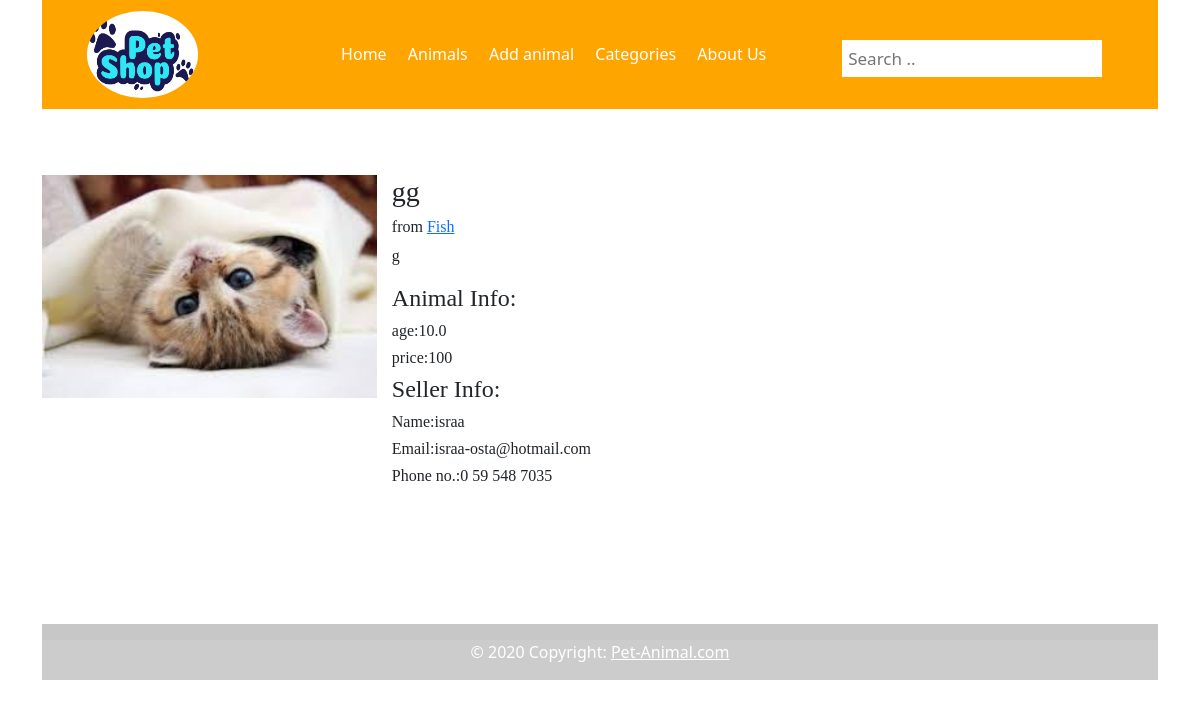
The page /showAnimalInfo/10 (signed in) on the database as committed earlier.
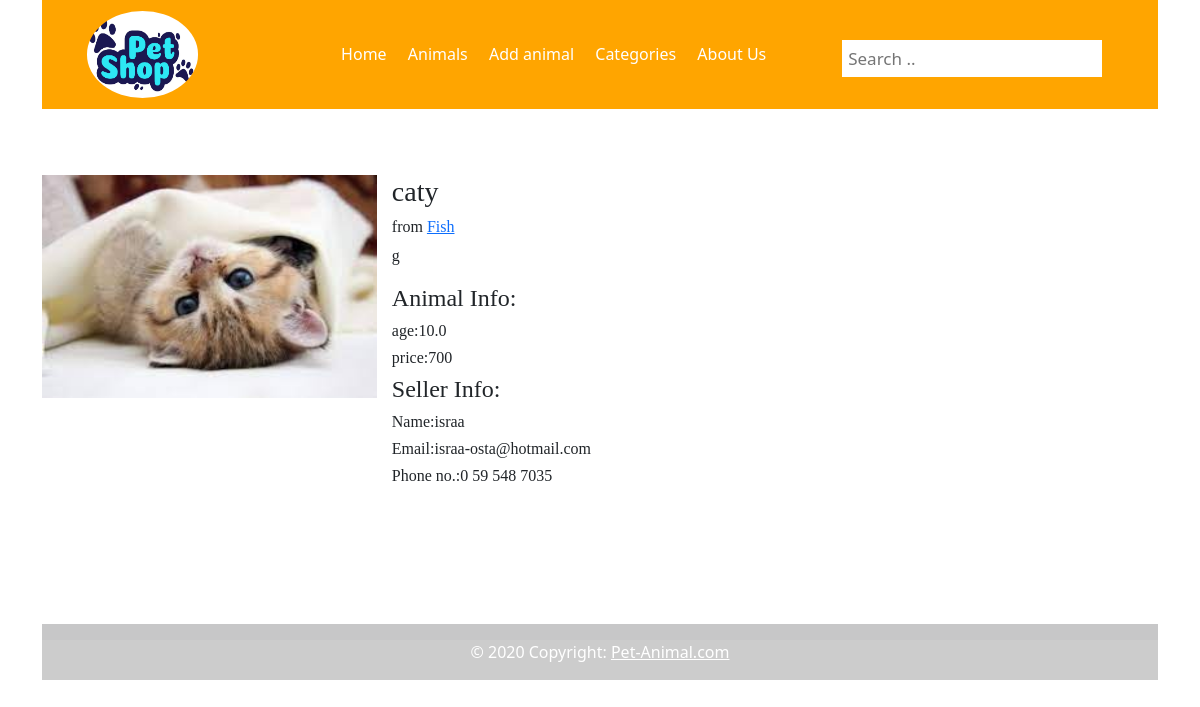
The same page on the database as committed later.
### user/models.py (models this page shows, shortened)
class Animal(models.Model):
    animal_name=models.CharField(max_length=200)
    description=models.TextField()
    price=models.IntegerField()
    age=models.FloatField()
    image=models.ImageField(upload_to='Media', blank=True)
    isDelete=models.BooleanField()
    isAccepted=models.BooleanField()
    added_by=models.ForeignKey(User,related_name='added_animals', on_delete=models.CASCADE)
    category=models.ForeignKey(Category,related_name='animals_in_this_category', on_delete=models.CASCADE)
    created_at=models.DateTimeField(auto_now_add=True)
    updated_at=models.DateTimeField(auto_now=True)
    objects=CUserManager()

class Category(models.Model):
    name=models.CharField(max_length=200)
    created_at=models.DateTimeField(auto_now_add=True)
    updated_at=models.DateTimeField(auto_now=True)
    def __str__(self):
        return self.name

class User(AbstractBaseUser, PermissionsMixin):
    first_name=models.CharField(max_length=200)
    last_name=models.CharField(max_length=200)
    email=models.CharField(max_length=255, unique=True)
    password=models.CharField(max_length=150)
    phone_number=models.CharField(max_length=10)
    city=models.CharField(max_length=45)
    gender=models.CharField(max_length=10,default="")
    rule_type=models.ForeignKey(Rule,related_name='users_in_this_rule', on_delete=models.CASCADE)
    created_at=models.DateTimeField(auto_now_add=True)
    updated_at=models.DateTimeField(auto_now=True)
    is_staff = models.BooleanField(_('staff status'),default=False)
    USERNAME_FIELD = 'email'
    REQUIRED_FIELDS = []
    objects =CUserManager()

### user/views.py (the view)
# urls.py: path('showAnimalInfo/<int:animalid>', views.showAnimalInfo),
def showAnimalInfo(request,animalid):
    animal=models.getAnimal(animalid)
    context={
        'this_animal':animal,
        'current_user':User.objects.get(id=request.session['id']),
        'admin': User.objects.get(rule_type=1),
        'user': User.objects.get(id=request.session['id']),
    }
    return render(request,'animalinfo.html',context)

### user/models.py (called while the page is built)
def getAnimal(animalid):
    return Animal.objects.get(id=animalid)

### user/templates/animalinfo.html (shortened to what this page needs)
<!DOCTYPE html>
<html lang="en">
<head>
    {% load static %}
    <link rel="stylesheet" href="{% static 'css/animalinfostyle.css' %}">
    <link href="https://cdn.jsdelivr.net/npm/bootstrap@5.1.3/dist/css/bootstrap.min.css" rel="stylesheet">
</head>
<body>
    <div class="container">
      <header>
        <div class="image-container">
            <img src="static/image/LOGO.png" alt="">
        </div>
        <ul class="nav">
            <li class="nav-item">
              <a  aria-current="page" href="/mainPage">Home</a>
            </li>
            <li class="nav-item">
              <a  href="/showAllAnimals">Animals</a>
            </li>
            <li class="nav-item">
              <a href="/addAnimalPage">Add animal</a>
            </li>
            <li class="nav-item">
              <a href="/allCategories">Categories</a>
            </li>
            <li class="nav-item">
                <a href="/aboutUs">About Us</a>
              </li>
          </ul>
        <div class="search-container">
            <form action="#">
                <div class="input-box">
                    <input type="text" placeholder="Search .. " required>
                  </div>
            </form>
          </div>
    </header>
    <div class="second">
      <img src="/Media/{{this_animal.image}}" alt="dogpic" class="dog1pic">
      <div class="right">
          <h3>{{this_animal.animal_name}}</h3>
          <h6>from <a href="/{{this_animal.category}}">{{this_animal.category.name}}</a></h6>
          <p>{{this_animal.description}}</p>
          <h4>Animal Info:</h4>
          <h6>age:{{this_animal.age}}</h6>
          <h6>price:{{this_animal.price}}</h6>
          <h4>Seller Info:</h4>
          <h6>Name:{{this_animal.added_by.first_name}}</h6>
          <h6>Email:{{this_animal.added_by.email}}</h6>
          <h6>Phone no.:{{this_animal.added_by.phone_number}}</h6>
      </div>
  </div>
  <footer class="bg-light text-center text-white">
    <div class="container p-4 pb-0">
    </div>
    <div class="text-center p-3" style="background-color: rgba(0, 0, 0, 0.2);">
      © 2020 Copyright:
      <a class="text-white" href="https://mdbootstrap.com/">Pet-Animal.com</a>
    </div>
  </footer>
</body>
</html>

Rows that differ between the two databases and show on the page:
changed Animal "Fish": animal_name "gg" → "caty"; price "100" → "700"
